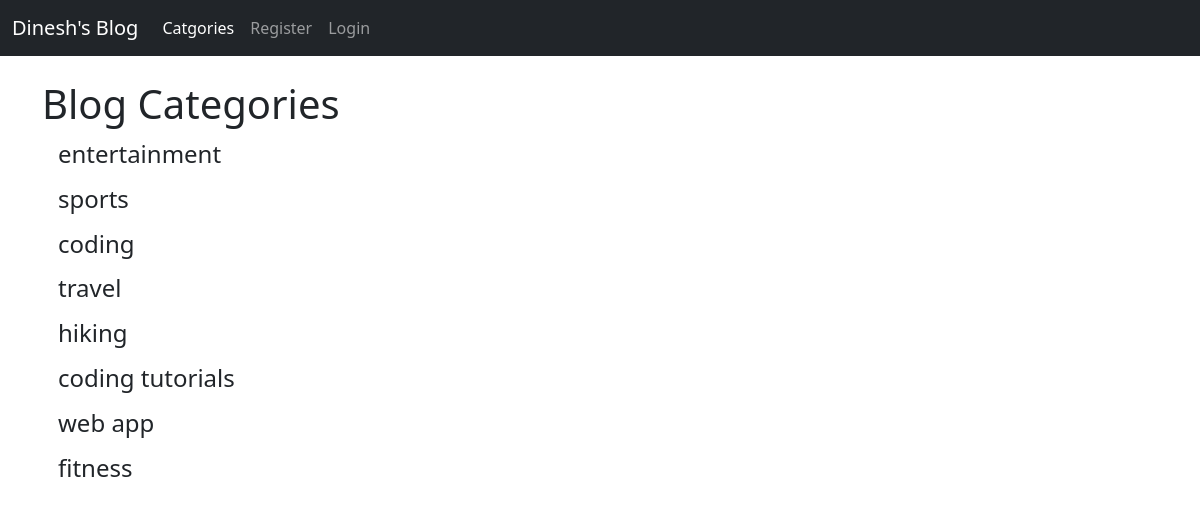
The page /category-list/ on the database its author committed.
### theblog/models.py (models this page shows, shortened)
class Category(models.Model):
    name = models.CharField(max_length=255)
    def __str__(self):
        return self.name

### theblog/views.py (the view)
# urls.py: path('category-list/',CategoryListview,name='category-list'),
def CategoryListview(request):
    cat_menu_list = Category.objects.all()
    context = {'cat_menu_list':cat_menu_list}
    return render(request,'categories_list.html',context)

### theblog/templates/categories_list.html (shortened to what this page needs)
{% extends 'base.html' %}
{% block content %}
<h1>Blog Categories</h1>
     {% for item in cat_menu_list %}
     <h4>
     <a class="dropdown-item" href="{% url 'category' item|slugify %}">{{item}}</a>
     </h4>
     {% endfor %}
{% endblock %}

### rows shown on the page
Category: name "entertainment"
Category: name "sports"
Category: name "coding"
Category: name "travel"
Category: name "hiking"
Category: name "coding tutorials"
Category: name "web app"
Category: name "fitness"
